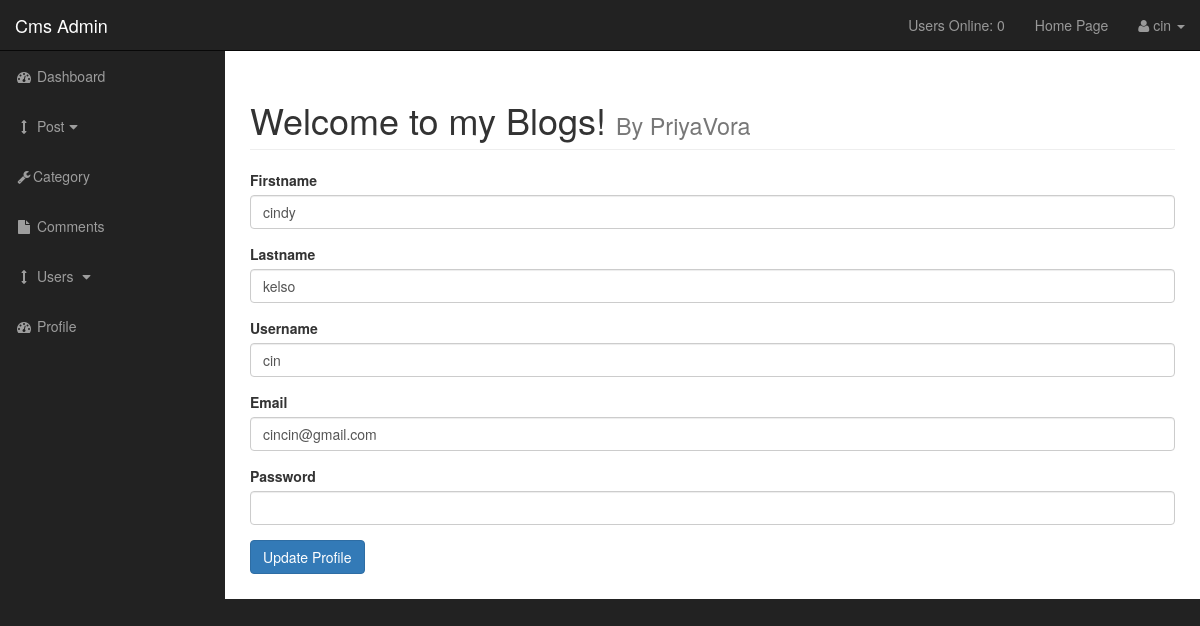
Screenshot of /admin/profile.php (signed in) with the database file from the repository.
### tables this page shows
CREATE TABLE `users` (
  `user_id` int(3) NOT NULL,
  `username` varchar(255) NOT NULL,
  `user_password` varchar(255) NOT NULL,
  `user_firstname` varchar(255) NOT NULL,
  `user_lastname` varchar(255) NOT NULL,
  `user_email` varchar(255) NOT NULL,
  `user_image` text NOT NULL,
  `user_role` varchar(255) NOT NULL,
  `randSalt` varchar(255) NOT NULL DEFAULT '$2y$10$isuesomecrazystrings22'
);

### admin/profile.php (the view, shortened to what this page needs)
<?php include "in/adminheader.php"; ?>
<?php
  if(isset($_SESSION['username'])){
      $username = $_SESSION['username'];
      $query= "select * from users where username = '{$username}' " ;
      $select_user_profile_query = mysqli_query($connection, $query);
      while($row = mysqli_fetch_array($select_user_profile_query) ) {
                  $username = $row['username'];
                  $user_firstname = $row['user_firstname'];
                  $user_lastname = $row['user_lastname'];
                  $user_email = $row['user_email'];
      }
  }
  ?>
    <div id="wrapper">
        <?php include "in/adminnavigation.php"; ?>
        <div id="page-wrapper">
            <div class="container-fluid">
                <div class="row">
                    <div class="col-lg-12">
                        <h1 class="page-header">
                            Welcome to my Blogs!
                            <small>By PriyaVora</small>
                        </h1>
 <form action="" method="post" enctype="multipart/form-data">
<div class="form-group">
    <label for="title">Firstname</label>
    <input type="text" value= "<?php echo $user_firstname; ?>" class="form-control" name="user_firstname">
</div>
    <div class="form-group">
    <label for="title">Lastname</label>
    <input type="text" value= "<?php echo $user_lastname; ?>" class="form-control" name="user_lastname">
</div>
<div class="form-group">
    <label for="title">Username</label>
    <input type="text" value= "<?php echo $username; ?>" class="form-control" name="username">
</div>
<div class="form-group">
    <label for="post_status">Email</label>
    <input type="email" value= "<?php echo $user_email; ?>" class="form-control" name="user_email">
 </div>
<div class="form-group">
    <label for="post_tags">Password</label>
    <input autocomplete="off" type="password"  class="form-control" name="user_password">
</div>
<div class="form-group">
    <input class="btn btn-primary" type="submit" name="edit_users" value="Update Profile">
</div>
</form>
                    </div>
                </div>
            </div>
        </div>
 <?php include "in/adminfooter.php"; ?>

### admin/css/sb-admin.css (style rules this page uses)
body { margin-top: 100px; background-color: #222; }
@media (min-width:768px) { body { margin-top: 50px; } }
#wrapper { padding-left: 0; }
#page-wrapper { width: 100%; padding: 0; background-color: #fff; }
@media (min-width:768px) { #wrapper { padding-left: 225px; } }
@media (min-width:768px) { #page-wrapper { padding: 10px; } }

### rows the page displays
users: user_firstname "cindy", user_lastname "kelso", username "cin", user_email "cincin@gmail.com"

### other values shown
users_online() "0"
$_SESSION['username'] "cin"
